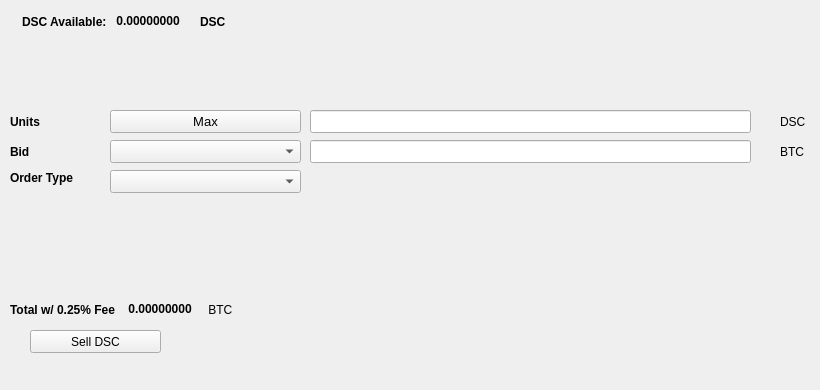
   <widget class="QWidget" name="SellTab">
    <attribute name="title">
     <string>Sell</string>
    </attribute>
    <widget class="QLabel" name="label_16">
     <property name="geometry">
      <rect>
       <x>780</x>
       <y>140</y>
       <width>31</width>
       <height>23</height>
      </rect>
     </property>
     <property name="text">
      <string>BTC</string>
     </property>
    </widget>
    <widget class="QComboBox" name="SellBidcomboBox">
     <property name="geometry">
      <rect>
       <x>110</x>
       <y>140</y>
       <width>191</width>
       <height>23</height>
      </rect>
     </property>
     <property name="font">
      <font>
       <pointsize>10</pointsize>
      </font>
     </property>
    </widget>
    <widget class="QLabel" name="label_18">
     <property name="geometry">
      <rect>
       <x>10</x>
       <y>110</y>
       <width>46</width>
       <height>23</height>
      </rect>
     </property>
     <property name="font">
      <font>
       <weight>75</weight>
       <bold>true</bold>
      </font>
     </property>
     <property name="text">
      <string>Units</string>
     </property>
    </widget>
    <widget class="QPushButton" name="Sell_Max_Amount">
     <property name="geometry">
      <rect>
       <x>110</x>
       <y>110</y>
       <width>191</width>
       <height>23</height>
      </rect>
     </property>
     <property name="font">
      <font>
       <pointsize>10</pointsize>
      </font>
     </property>
     <property name="text">
      <string>Max</string>
     </property>
    </widget>
    <widget class="QLabel" name="label_20">
     <property name="geometry">
      <rect>
       <x>10</x>
       <y>170</y>
       <width>91</width>
       <height>16</height>
      </rect>
     </property>
     <property name="font">
      <font>
       <weight>75</weight>
       <bold>true</bold>
      </font>
     </property>
     <property name="text">
      <string>Order Type</string>
     </property>
    </widget>
    <widget class="QComboBox" name="SellOrdertypeCombo">
     <property name="geometry">
      <rect>
       <x>110</x>
       <y>170</y>
       <width>191</width>
       <height>23</height>
      </rect>
     </property>
     <property name="font">
      <font>
       <pointsize>10</pointsize>
      </font>
     </property>
    </widget>
    <widget class="QLabel" name="label_21">
     <property name="geometry">
      <rect>
       <x>10</x>
       <y>140</y>
       <width>46</width>
       <height>23</height>
      </rect>
     </property>
     <property name="font">
      <font>
       <weight>75</weight>
       <bold>true</bold>
      </font>
     </property>
     <property name="text">
      <string>Bid</string>
     </property>
    </widget>
    <widget class="QLabel" name="label_22">
     <property name="geometry">
      <rect>
       <x>780</x>
       <y>110</y>
       <width>31</width>
       <height>23</height>
      </rect>
     </property>
     <property name="text">
      <string>DSC</string>
     </property>
    </widget>
    <widget class="QLineEdit" name="UnitsInputDSC">
     <property name="geometry">
      <rect>
       <x>310</x>
       <y>110</y>
       <width>441</width>
       <height>23</height>
      </rect>
     </property>
     <property name="font">
      <font>
       <pointsize>9</pointsize>
       <weight>75</weight>
       <bold>true</bold>
      </font>
     </property>
    </widget>
    <widget class="QLineEdit" name="SellBidPriceEdit">
     <property name="geometry">
      <rect>
       <x>310</x>
       <y>140</y>
       <width>441</width>
       <height>23</height>
      </rect>
     </property>
     <property name="font">
      <font>
       <pointsize>9</pointsize>
       <weight>75</weight>
       <bold>true</bold>
      </font>
     </property>
    </widget>
    <widget class="QPushButton" name="SellDSCBTN">
     <property name="geometry">
      <rect>
       <x>30</x>
       <y>330</y>
       <width>131</width>
       <height>23</height>
      </rect>
     </property>
     <property name="text">
      <string>Sell DSC</string>
     </property>
     <property name="icon">
      <iconset resource="../dsc">
       <normaloff>:/icons/bitcoin</normaloff>:/icons/bitcoin</iconset>
     </property>
    </widget>
    <widget class="QWidget" name="layoutWidget3">
     <property name="geometry">
      <rect>
       <x>22</x>
       <y>12</y>
       <width>258</width>
       <height>19</height>
      </rect>
     </property>
     <layout class="QHBoxLayout" name="horizontalLayout">
      <item>
       <widget class="QLabel" name="label232_2">
        <property name="font">
         <font>
          <weight>75</weight>
          <bold>true</bold>
         </font>
        </property>
        <property name="text">
         <string>DSC Available:</string>
        </property>
       </widget>
      </item>
      <item>
       <widget class="QLabel" name="DSCAvailableLabel">
        <property name="palette">
         <palette>
          <active>
           <colorrole role="WindowText">
            <brush brushstyle="SolidPattern">
             <color alpha="255">
              <red>0</red>
              <green>0</green>
              <blue>0</blue>
             </color>
            </brush>
           </colorrole>
           <colorrole role="Button">
            <brush brushstyle="SolidPattern">
             <color alpha="255">
              <red>0</red>
              <green>170</green>
              <blue>0</blue>
             </color>
            </brush>
           </colorrole>
           <colorrole role="Light">
            <brush brushstyle="SolidPattern">
             <color alpha="255">
              <red>0</red>
              <green>255</green>
              <blue>0</blue>
             </color>
            </brush>
           </colorrole>
           <colorrole role="Midlight">
            <brush brushstyle="SolidPattern">
             <color alpha="255">
              <red>0</red>
              <green>212</green>
              <blue>0</blue>
             </color>
            </brush>
           </colorrole>
           <colorrole role="Dark">
            <brush brushstyle="SolidPattern">
             <color alpha="255">
              <red>0</red>
              <green>85</green>
              <blue>0</blue>
             </color>
            </brush>
           </colorrole>
           <colorrole role="Mid">
            <brush brushstyle="SolidPattern">
             <color alpha="255">
              <red>0</red>
              <green>113</green>
              <blue>0</blue>
             </color>
            </brush>
           </colorrole>
           <colorrole role="Text">
            <brush brushstyle="SolidPattern">
             <color alpha="255">
              <red>0</red>
              <green>170</green>
              <blue>0</blue>
             </color>
            </brush>
           </colorrole>
           <colorrole role="BrightText">
            <brush brushstyle="SolidPattern">
             <color alpha="255">
              <red>255</red>
              <green>255</green>
              <blue>255</blue>
             </color>
            </brush>
           </colorrole>
           <colorrole role="ButtonText">
            <brush brushstyle="SolidPattern">
             <color alpha="255">
              <red>0</red>
              <green>0</green>
              <blue>0</blue>
             </color>
            </brush>
           </colorrole>
           <colorrole role="Base">
            <brush brushstyle="SolidPattern">
             <color alpha="255">
              <red>255</red>
              <green>255</green>
              <blue>255</blue>
             </color>
            </brush>
           </colorrole>
           <colorrole role="Window">
            <brush brushstyle="SolidPattern">
             <color alpha="255">
              <red>0</red>
              <green>170</green>
              <blue>0</blue>
             </color>
            </brush>
           </colorrole>
           <colorrole role="Shadow">
            <brush brushstyle="SolidPattern">
             <color alpha="255">
              <red>0</red>
              <green>0</green>
              <blue>0</blue>
             </color>
            </brush>
           </colorrole>
           <colorrole role="AlternateBase">
            <brush brushstyle="SolidPattern">
             <color alpha="255">
              <red>127</red>
              <green>212</green>
              <blue>127</blue>
             </color>
            </brush>
           </colorrole>
           <colorrole role="ToolTipBase">
            <brush brushstyle="SolidPattern">
             <color alpha="255">
              <red>255</red>
              <green>255</green>
              <blue>220</blue>
             </color>
            </brush>
           </colorrole>
           <colorrole role="ToolTipText">
            <brush brushstyle="SolidPattern">
             <color alpha="255">
              <red>0</red>
              <green>0</green>
              <blue>0</blue>
             </color>
            </brush>
           </colorrole>
          </active>
          <inactive>
           <colorrole role="WindowText">
            <brush brushstyle="SolidPattern">
             <color alpha="255">
              <red>0</red>
              <green>0</green>
              <blue>0</blue>
             </color>
            </brush>
           </colorrole>
           <colorrole role="Button">
            <brush brushstyle="SolidPattern">
             <color alpha="255">
              <red>0</red>
              <green>170</green>
              <blue>0</blue>
             </color>
            </brush>
           </colorrole>
           <colorrole role="Light">
            <brush brushstyle="SolidPattern">
             <color alpha="255">
              <red>0</red>
              <green>255</green>
              <blue>0</blue>
             </color>
            </brush>
           </colorrole>
           <colorrole role="Midlight">
            <brush brushstyle="SolidPattern">
             <color alpha="255">
              <red>0</red>
              <green>212</green>
              <blue>0</blue>
             </color>
            </brush>
           </colorrole>
           <colorrole role="Dark">
            <brush brushstyle="SolidPattern">
             <color alpha="255">
              <red>0</red>
              <green>85</green>
              <blue>0</blue>
             </color>
            </brush>
           </colorrole>
           <colorrole role="Mid">
            <brush brushstyle="SolidPattern">
             <color alpha="255">
              <red>0</red>
              <green>113</green>
              <blue>0</blue>
             </color>
            </brush>
           </colorrole>
           <colorrole role="Text">
            <brush brushstyle="SolidPattern">
             <color alpha="255">
              <red>0</red>
              <green>170</green>
              <blue>0</blue>
             </color>
            </brush>
           </colorrole>
           <colorrole role="BrightText">
            <brush brushstyle="SolidPattern">
             <color alpha="255">
              <red>255</red>
              <green>255</green>
              <blue>255</blue>
             </color>
            </brush>
           </colorrole>
           <colorrole role="ButtonText">
            <brush brushstyle="SolidPattern">
             <color alpha="255">
              <red>0</red>
              <green>0</green>
              <blue>0</blue>
             </color>
            </brush>
           </colorrole>
           <colorrole role="Base">
            <brush brushstyle="SolidPattern">
             <color alpha="255">
              <red>255</red>
              <green>255</green>
              <blue>255</blue>
             </color>
            </brush>
           </colorrole>
           <colorrole role="Window">
            <brush brushstyle="SolidPattern">
             <color alpha="255">
              <red>0</red>
              <green>170</green>
              <blue>0</blue>
             </color>
            </brush>
           </colorrole>
           <colorrole role="Shadow">
            <brush brushstyle="SolidPattern">
             <color alpha="255">
              <red>0</red>
              <green>0</green>
              <blue>0</blue>
             </color>
            </brush>
           </colorrole>
           <colorrole role="AlternateBase">
            <brush brushstyle="SolidPattern">
             <color alpha="255">
              <red>127</red>
              <green>212</green>
              <blue>127</blue>
             </color>
            </brush>
           </colorrole>
           <colorrole role="ToolTipBase">
            <brush brushstyle="SolidPattern">
             <color alpha="255">
              <red>255</red>
              <green>255</green>
              <blue>220</blue>
             </color>
            </brush>
           </colorrole>
           <colorrole role="ToolTipText">
            <brush brushstyle="SolidPattern">
             <color alpha="255">
              <red>0</red>
              <green>0</green>
              <blue>0</blue>
             </color>
            </brush>
           </colorrole>
          </inactive>
          <disabled>
           <colorrole role="WindowText">
            <brush brushstyle="SolidPattern">
             <color alpha="255">
              <red>0</red>
              <green>85</green>
              <blue>0</blue>
             </color>
            </brush>
           </colorrole>
           <colorrole role="Button">
            <brush brushstyle="SolidPattern">
             <color alpha="255">
              <red>0</red>
              <green>170</green>
              <blue>0</blue>
             </color>
            </brush>
           </colorrole>
           <colorrole role="Light">
            <brush brushstyle="SolidPattern">
             <color alpha="255">
              <red>0</red>
              <green>255</green>
              <blue>0</blue>
             </color>
            </brush>
           </colorrole>
           <colorrole role="Midlight">
            <brush brushstyle="SolidPattern">
             <color alpha="255">
              <red>0</red>
              <green>212</green>
              <blue>0</blue>
             </color>
            </brush>
           </colorrole>
           <colorrole role="Dark">
            <brush brushstyle="SolidPattern">
             <color alpha="255">
              <red>0</red>
              <green>85</green>
              <blue>0</blue>
             </color>
            </brush>
           </colorrole>
           <colorrole role="Mid">
            <brush brushstyle="SolidPattern">
             <color alpha="255">
              <red>0</red>
              <green>113</green>
              <blue>0</blue>
             </color>
            </brush>
           </colorrole>
           <colorrole role="Text">
            <brush brushstyle="SolidPattern">
             <color alpha="255">
              <red>0</red>
              <green>85</green>
              <blue>0</blue>
             </color>
            </brush>
           </colorrole>
           <colorrole role="BrightText">
            <brush brushstyle="SolidPattern">
             <color alpha="255">
              <red>255</red>
              <green>255</green>
              <blue>255</blue>
             </color>
            </brush>
           </colorrole>
           <colorrole role="ButtonText">
            <brush brushstyle="SolidPattern">
             <color alpha="255">
              <red>0</red>
              <green>85</green>
              <blue>0</blue>
             </color>
            </brush>
           </colorrole>
           <colorrole role="Base">
            <brush brushstyle="SolidPattern">
             <color alpha="255">
              <red>0</red>
              <green>170</green>
              <blue>0</blue>
             </color>
            </brush>
           </colorrole>
           <colorrole role="Window">
            <brush brushstyle="SolidPattern">
             <color alpha="255">
              <red>0</red>
              <green>170</green>
              <blue>0</blue>
             </color>
            </brush>
           </colorrole>
           <colorrole role="Shadow">
            <brush brushstyle="SolidPattern">
             <color alpha="255">
              <red>0</red>
              <green>0</green>
              <blue>0</blue>
             </color>
            </brush>
           </colorrole>
           <colorrole role="AlternateBase">
            <brush brushstyle="SolidPattern">
             <color alpha="255">
              <red>0</red>
              <green>170</green>
              <blue>0</blue>
             </color>
            </brush>
           </colorrole>
           <colorrole role="ToolTipBase">
            <brush brushstyle="SolidPattern">
             <color alpha="255">
              <red>255</red>
              <green>255</green>
              <blue>220</blue>
             </color>
            </brush>
           </colorrole>
           <colorrole role="ToolTipText">
            <brush brushstyle="SolidPattern">
             <color alpha="255">
              <red>0</red>
              <green>0</green>
              <blue>0</blue>
             </color>
            </brush>
           </colorrole>
          </disabled>
         </palette>
        </property>
        <property name="font">
         <font>
          <weight>75</weight>
          <bold>true</bold>
         </font>
        </property>
        <property name="text">
         <string> 0.00000000 </string>
        </property>
        <property name="textInteractionFlags">
         <set>Qt::LinksAccessibleByMouse|Qt::TextSelectableByKeyboard|Qt::TextSelectableByMouse</set>
        </property>
       </widget>
      </item>
      <item>
       <widget class="QLabel" name="labelDSC">
        <property name="font">
         <font>
          <weight>75</weight>
          <bold>true</bold>
         </font>
        </property>
        <property name="text">
         <string>DSC</string>
        </property>
       </widget>
      </item>
     </layout>
    </widget>
    <widget class="QWidget" name="layoutWidget">
     <property name="geometry">
      <rect>
       <x>10</x>
       <y>300</y>
       <width>268</width>
       <height>19</height>
      </rect>
     </property>
     <layout class="QHBoxLayout" name="horizontalLayout_2">
      <item>
       <widget class="QLabel" name="label_19">
        <property name="font">
         <font>
          <weight>75</weight>
          <bold>true</bold>
         </font>
        </property>
        <property name="text">
         <string>Total w/ 0.25% Fee </string>
        </property>
       </widget>
      </item>
      <item>
       <widget class="QLabel" name="SellCostLabel">
        <property name="palette">
         <palette>
          <active>
           <colorrole role="WindowText">
            <brush brushstyle="SolidPattern">
             <color alpha="255">
              <red>0</red>
              <green>0</green>
              <blue>0</blue>
             </color>
            </brush>
           </colorrole>
           <colorrole role="Button">
            <brush brushstyle="SolidPattern">
             <color alpha="255">
              <red>0</red>
              <green>170</green>
              <blue>0</blue>
             </color>
            </brush>
           </colorrole>
           <colorrole role="Light">
            <brush brushstyle="SolidPattern">
             <color alpha="255">
              <red>0</red>
              <green>255</green>
              <blue>0</blue>
             </color>
            </brush>
           </colorrole>
           <colorrole role="Midlight">
            <brush brushstyle="SolidPattern">
             <color alpha="255">
              <red>0</red>
              <green>212</green>
              <blue>0</blue>
             </color>
            </brush>
           </colorrole>
           <colorrole role="Dark">
            <brush brushstyle="SolidPattern">
             <color alpha="255">
              <red>0</red>
              <green>85</green>
              <blue>0</blue>
             </color>
            </brush>
           </colorrole>
           <colorrole role="Mid">
            <brush brushstyle="SolidPattern">
             <color alpha="255">
              <red>0</red>
              <green>113</green>
              <blue>0</blue>
             </color>
            </brush>
           </colorrole>
           <colorrole role="Text">
            <brush brushstyle="SolidPattern">
             <color alpha="255">
              <red>0</red>
              <green>170</green>
              <blue>0</blue>
             </color>
            </brush>
           </colorrole>
           <colorrole role="BrightText">
            <brush brushstyle="SolidPattern">
             <color alpha="255">
              <red>255</red>
              <green>255</green>
              <blue>255</blue>
             </color>
            </brush>
           </colorrole>
           <colorrole role="ButtonText">
            <brush brushstyle="SolidPattern">
             <color alpha="255">
              <red>0</red>
              <green>0</green>
              <blue>0</blue>
             </color>
            </brush>
           </colorrole>
           <colorrole role="Base">
            <brush brushstyle="SolidPattern">
             <color alpha="255">
              <red>255</red>
              <green>255</green>
              <blue>255</blue>
             </color>
            </brush>
           </colorrole>
           <colorrole role="Window">
            <brush brushstyle="SolidPattern">
             <color alpha="255">
              <red>0</red>
              <green>170</green>
              <blue>0</blue>
             </color>
            </brush>
           </colorrole>
           <colorrole role="Shadow">
            <brush brushstyle="SolidPattern">
             <color alpha="255">
              <red>0</red>
              <green>0</green>
              <blue>0</blue>
             </color>
            </brush>
           </colorrole>
           <colorrole role="AlternateBase">
            <brush brushstyle="SolidPattern">
             <color alpha="255">
              <red>127</red>
              <green>212</green>
              <blue>127</blue>
             </color>
            </brush>
           </colorrole>
           <colorrole role="ToolTipBase">
            <brush brushstyle="SolidPattern">
             <color alpha="255">
              <red>255</red>
              <green>255</green>
              <blue>220</blue>
             </color>
            </brush>
           </colorrole>
           <colorrole role="ToolTipText">
            <brush brushstyle="SolidPattern">
             <color alpha="255">
              <red>0</red>
              <green>0</green>
              <blue>0</blue>
             </color>
            </brush>
           </colorrole>
          </active>
          <inactive>
           <colorrole role="WindowText">
            <brush brushstyle="SolidPattern">
             <color alpha="255">
              <red>0</red>
              <green>0</green>
              <blue>0</blue>
             </color>
            </brush>
           </colorrole>
           <colorrole role="Button">
            <brush brushstyle="SolidPattern">
             <color alpha="255">
              <red>0</red>
              <green>170</green>
              <blue>0</blue>
             </color>
            </brush>
           </colorrole>
           <colorrole role="Light">
            <brush brushstyle="SolidPattern">
             <color alpha="255">
              <red>0</red>
              <green>255</green>
              <blue>0</blue>
             </color>
            </brush>
           </colorrole>
           <colorrole role="Midlight">
            <brush brushstyle="SolidPattern">
             <color alpha="255">
              <red>0</red>
              <green>212</green>
              <blue>0</blue>
             </color>
            </brush>
           </colorrole>
           <colorrole role="Dark">
            <brush brushstyle="SolidPattern">
             <color alpha="255">
              <red>0</red>
              <green>85</green>
              <blue>0</blue>
             </color>
            </brush>
           </colorrole>
           <colorrole role="Mid">
            <brush brushstyle="SolidPattern">
             <color alpha="255">
              <red>0</red>
              <green>113</green>
              <blue>0</blue>
             </color>
            </brush>
           </colorrole>
           <colorrole role="Text">
            <brush brushstyle="SolidPattern">
             <color alpha="255">
              <red>0</red>
              <green>170</green>
              <blue>0</blue>
             </color>
            </brush>
           </colorrole>
           <colorrole role="BrightText">
            <brush brushstyle="SolidPattern">
             <color alpha="255">
              <red>255</red>
              <green>255</green>
              <blue>255</blue>
             </color>
            </brush>
           </colorrole>
           <colorrole role="ButtonText">
            <brush brushstyle="SolidPattern">
             <color alpha="255">
              <red>0</red>
              <green>0</green>
              <blue>0</blue>
             </color>
            </brush>
           </colorrole>
           <colorrole role="Base">
            <brush brushstyle="SolidPattern">
             <color alpha="255">
              <red>255</red>
              <green>255</green>
              <blue>255</blue>
             </color>
            </brush>
           </colorrole>
           <colorrole role="Window">
            <brush brushstyle="SolidPattern">
             <color alpha="255">
              <red>0</red>
              <green>170</green>
              <blue>0</blue>
             </color>
            </brush>
           </colorrole>
           <colorrole role="Shadow">
            <brush brushstyle="SolidPattern">
             <color alpha="255">
              <red>0</red>
              <green>0</green>
              <blue>0</blue>
             </color>
            </brush>
           </colorrole>
           <colorrole role="AlternateBase">
            <brush brushstyle="SolidPattern">
             <color alpha="255">
              <red>127</red>
              <green>212</green>
              <blue>127</blue>
             </color>
            </brush>
           </colorrole>
           <colorrole role="ToolTipBase">
            <brush brushstyle="SolidPattern">
             <color alpha="255">
              <red>255</red>
              <green>255</green>
              <blue>220</blue>
             </color>
            </brush>
           </colorrole>
           <colorrole role="ToolTipText">
            <brush brushstyle="SolidPattern">
             <color alpha="255">
              <red>0</red>
              <green>0</green>
              <blue>0</blue>
             </color>
            </brush>
           </colorrole>
          </inactive>
          <disabled>
           <colorrole role="WindowText">
            <brush brushstyle="SolidPattern">
             <color alpha="255">
              <red>0</red>
              <green>85</green>
              <blue>0</blue>
             </color>
            </brush>
           </colorrole>
           <colorrole role="Button">
            <brush brushstyle="SolidPattern">
             <color alpha="255">
              <red>0</red>
              <green>170</green>
              <blue>0</blue>
             </color>
            </brush>
           </colorrole>
           <colorrole role="Light">
            <brush brushstyle="SolidPattern">
             <color alpha="255">
              <red>0</red>
              <green>255</green>
              <blue>0</blue>
             </color>
            </brush>
           </colorrole>
           <colorrole role="Midlight">
            <brush brushstyle="SolidPattern">
             <color alpha="255">
              <red>0</red>
              <green>212</green>
              <blue>0</blue>
             </color>
            </brush>
           </colorrole>
           <colorrole role="Dark">
            <brush brushstyle="SolidPattern">
             <color alpha="255">
              <red>0</red>
              <green>85</green>
              <blue>0</blue>
             </color>
            </brush>
           </colorrole>
           <colorrole role="Mid">
            <brush brushstyle="SolidPattern">
             <color alpha="255">
              <red>0</red>
              <green>113</green>
              <blue>0</blue>
             </color>
            </brush>
           </colorrole>
           <colorrole role="Text">
            <brush brushstyle="SolidPattern">
             <color alpha="255">
              <red>0</red>
              <green>85</green>
              <blue>0</blue>
             </color>
            </brush>
           </colorrole>
           <colorrole role="BrightText">
            <brush brushstyle="SolidPattern">
             <color alpha="255">
              <red>255</red>
              <green>255</green>
              <blue>255</blue>
             </color>
            </brush>
           </colorrole>
           <colorrole role="ButtonText">
            <brush brushstyle="SolidPattern">
             <color alpha="255">
              <red>0</red>
              <green>85</green>
              <blue>0</blue>
             </color>
            </brush>
           </colorrole>
           <colorrole role="Base">
            <brush brushstyle="SolidPattern">
             <color alpha="255">
              <red>0</red>
              <green>170</green>
              <blue>0</blue>
             </color>
            </brush>
           </colorrole>
           <colorrole role="Window">
            <brush brushstyle="SolidPattern">
             <color alpha="255">
              <red>0</red>
              <green>170</green>
              <blue>0</blue>
             </color>
            </brush>
           </colorrole>
           <colorrole role="Shadow">
            <brush brushstyle="SolidPattern">
             <color alpha="255">
              <red>0</red>
              <green>0</green>
              <blue>0</blue>
             </color>
            </brush>
           </colorrole>
           <colorrole role="AlternateBase">
            <brush brushstyle="SolidPattern">
             <color alpha="255">
              <red>0</red>
              <green>170</green>
              <blue>0</blue>
             </color>
            </brush>
           </colorrole>
           <colorrole role="ToolTipBase">
            <brush brushstyle="SolidPattern">
             <color alpha="255">
              <red>255</red>
              <green>255</green>
              <blue>220</blue>
             </color>
            </brush>
           </colorrole>
           <colorrole role="ToolTipText">
            <brush brushstyle="SolidPattern">
             <color alpha="255">
              <red>0</red>
              <green>0</green>
              <blue>0</blue>
             </color>
            </brush>
           </colorrole>
          </disabled>
         </palette>
        </property>
        <property name="font">
         <font>
          <weight>75</weight>
          <bold>true</bold>
         </font>
        </property>
        <property name="autoFillBackground">
         <bool>false</bool>
        </property>
        <property name="text">
         <string> 0.00000000</string>
        </property>
        <property name="textInteractionFlags">
         <set>Qt::LinksAccessibleByMouse|Qt::TextSelectableByMouse</set>
        </property>
       </widget>
      </item>
      <item>
       <widget class="QLabel" name="label_17">
        <property name="font">
         <font>
          <weight>50</weight>
          <bold>false</bold>
         </font>
        </property>
        <property name="text">
         <string> BTC</string>
        </property>
       </widget>
      </item>
     </layout>
    </widget>
    <widget class="QLabel" name="label_23">
     <property name="geometry">
      <rect>
       <x>460</x>
       <y>300</y>
       <width>281</width>
       <height>81</height>
      </rect>
     </property>
     <property name="text">
      <string/>
     </property>
     <property name="pixmap">
      <pixmap>:/images/bittrex</pixmap>
     </property>
    </widget>
   </widget>
